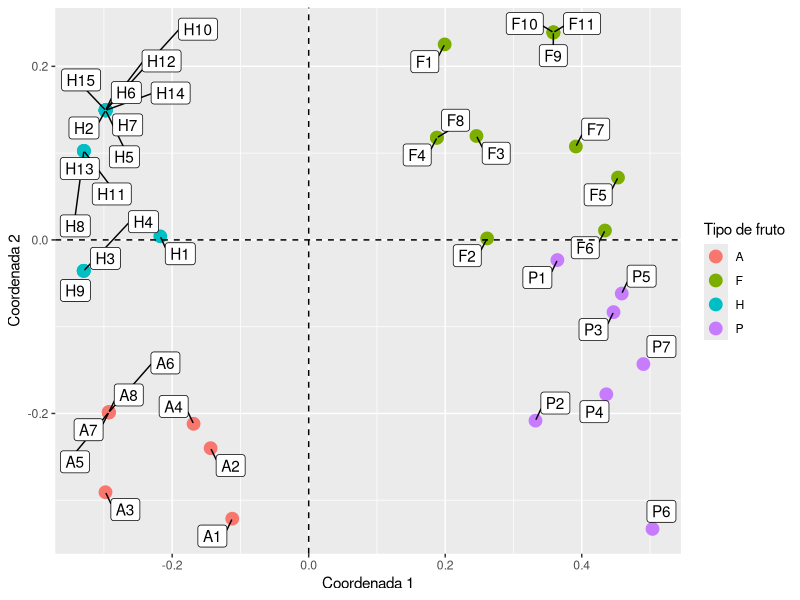
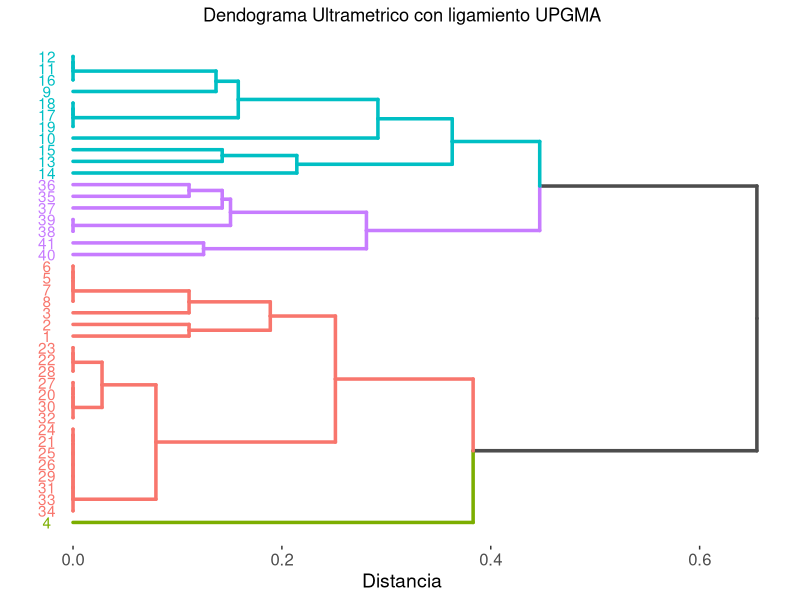
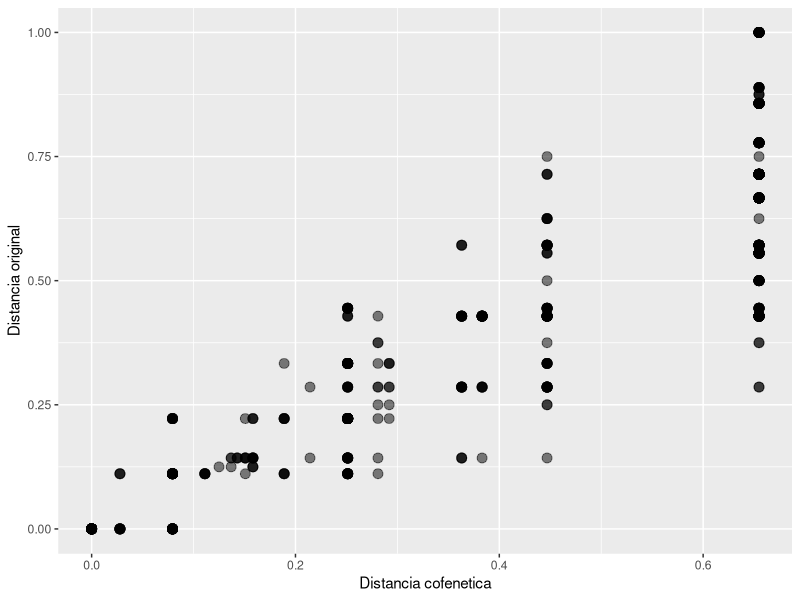

R code for these plots, in order:
## ---- chunk 1
knitr::opts_chunk$set(
  echo = TRUE, message = FALSE, warning = FALSE, fig.align = "center"
)
## ---- chunk 2
library(cluster)
library(ggrepel)
library(ggdendro)
library(kableExtra)
library(tidyverse)
## ---- chunk 3
datos <- read_csv2(here::here("data", "raw", "CUALITATIVAS.csv"))
## ---- chunk 4
glimpse(datos)
## ---- chunk 5
sapply(datos, function(x) paste(round(mean(x == "-1") * 100, 2), "%")) %>%
  t() %>%
  as.data.frame() %>%
  kable(caption = "Tabla 1: Porcentaje de datos perdidos por variable") %>%
  kable_styling(font_size = 12, full_width = FALSE) %>% 
  kable_classic_2() 
## ---- chunk 6
datos <- datos %>%
  mutate(
    CLADOSP = ifelse(CLADOSP == "-1", NA, CLADOSP),
    CMV = ifelse(CMV == "-1", NA, CMV)
  )
## ---- chunk 7
variedad1 <- datos[1, -1] %>% unlist() %>% unname()
variedad2 <- datos[2, -1] %>% unlist() %>% unname()
similaridad_1_2 <- mean(variedad1 == variedad2, na.rm = TRUE) * 100
## ---- chunk 8
variedad12 <- datos[12, -1] %>% unlist() %>% unname()
variedad13 <- datos[13, -1] %>% unlist() %>% unname()
similaridad_12_13 <- mean(variedad12 == variedad13, na.rm = TRUE) * 100
## ---- chunk 9
datos_fct <- datos %>%
  mutate_all(as.factor)
## ---- chunk 10
matriz_distancia <- daisy(datos_fct[-1], "gower")
matriz_similaridad <- 1 - matriz_distancia
## ---- chunk 11
matriz_similaridad[1] == (similaridad_1_2 / 100)
## ---- chunk 12
coordenadas_principales <- cmdscale(sqrt(matriz_distancia), eig = TRUE)
## ---- chunk 13
datos_CP <- as.data.frame(coordenadas_principales$points)
colnames(datos_CP) <- c("c1", "c2")
datos_CP$etiqueta <- datos$VARIEDAD
datos_CP$variedad <- substr(datos_CP$etiqueta, 1, 1)
## ---- chunk 14
ggplot(datos_CP) + 
  geom_point(aes(c1, c2, color = variedad), size = 4) + 
  geom_label_repel(aes(c1, c2, label = etiqueta), max.overlaps = 30) + 
  geom_vline(xintercept = 0, linetype = "dashed") + 
  geom_hline(yintercept = 0, linetype = "dashed") + 
  labs(
    x = "Coordenada 1",
    y = "Coordenada 2",
    color = "Tipo de fruto"
  )
## ---- chunk 15
datos %>%
  filter(VARIEDAD %in% c("A5", "A6", "A7", "A8")) %>%
  kable() %>% 
  kable_styling(font_size = 12, full_width = FALSE) %>% 
  kable_classic_2() 
## ---- chunk 16
cualitativas_CP <- hclust(matriz_distancia, method = "average")
## ---- chunk 17
# fuente: https://atrebas.github.io/post/2019-06-08-lightweight-dendrograms/
dendro_data_k <- function(hc, k) {
  
  hcdata <- ggdendro::dendro_data(hc, type = "rectangle")
  seg <- hcdata$segments
  labclust <- cutree(hc, k)[hc$order]
  segclust <- rep(0L, nrow(seg))
  heights <- sort(hc$height, decreasing = TRUE)
  height <- mean(c(heights[k], heights[k - 1L]), na.rm = TRUE)
  
  for (i in 1:k) {
    xi <- hcdata$labels$x[labclust == i]
    idx1 <- seg$x >= min(xi) & seg$x <= max(xi)
    idx2 <- seg$xend >= min(xi) & seg$xend <= max(xi)
    idx3 <- seg$yend < height
    idx <- idx1 & idx2 & idx3
    segclust[idx] <- i
  }
  
  idx <- which(segclust == 0L)
  segclust[idx] <- segclust[idx + 1L]
  hcdata$segments$clust <- segclust
  hcdata$segments$line <- as.integer(segclust < 1L)
  hcdata$labels$clust <- labclust
  hcdata
}

dendro_data <- dendro_data_k(cualitativas_CP, k=4)
## ---- chunk 18
ggplot(dendro_data$segments) + 
  geom_segment(
    aes(x = x, y = y, xend = xend, yend = yend, color = as.factor(clust)),
    size = 1.2,
    lineend = "round"
  ) + 
  geom_text(
    aes(x = x, y = y - 0.025, label = label, color = as.factor(clust)), 
    data = dendro_data$labels
  ) + 
  coord_flip() + 
  labs(
    title = "Dendograma Ultrametrico con ligamiento UPGMA",
    y = "Distancia"
  ) + 
  scale_colour_manual(
    values = c("grey30", scales::hue_pal()(4))
  ) + 
  theme(
    panel.grid.major = element_blank(), 
    panel.grid.minor = element_blank(), 
    panel.background = element_blank(),
    axis.title.x = element_text(size = 14), 
    axis.title.y = element_blank(), 
    axis.text.x = element_text(size = 12),
    axis.text.y = element_blank(), 
    axis.line = element_blank(), 
    axis.ticks.y = element_blank(),
    plot.title = element_text(hjust = 0.5),
    legend.position = "none"
  )
## ---- chunk 19
distancia_cofenetica_CP <- cophenetic(cualitativas_CP)
concordancia <- cor(distancia_cofenetica_CP, matriz_distancia)
## ---- chunk 20
concordancia_df <- data.frame(
    x = as.vector(distancia_cofenetica_CP),
    y = as.vector(matriz_distancia)
)

ggplot(concordancia_df) + 
    geom_point(aes(x, y), size = 3, alpha = 0.5) + 
    labs(
        x = "Distancia cofenetica",
        y = "Distancia original"
    )
## ---- chunk 21
concordancia <- cor(distancia_cofenetica_CP, dist(coordenadas_principales$points))
